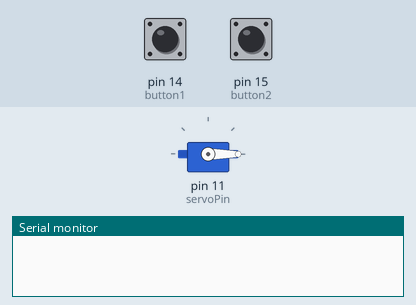
This sketch was run on a simulated Arduino Uno, built with avr-gcc and run on an emulated ATmega328P. On the bench: servo, the last lines printed to the serial monitor. The inputs (shaded band) are chosen by the test bench; at power-on: pin 14 (button1) LOW, pin 15 (button2) LOW.

Above: at 1.2 s.
1.3 s: pin 14 (button1) pulled HIGH for 3.2 s
At 6.1 s:
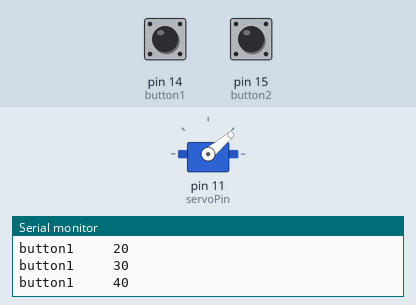
6.8 s: pin 14 (button1) pulled HIGH for 3.2 s
At 11.5 s:
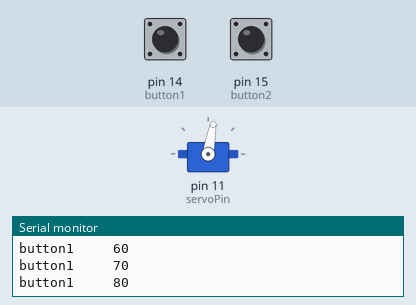
12.3 s: pin 14 (button1) pulled HIGH for 3.2 s
At 16.9 s:
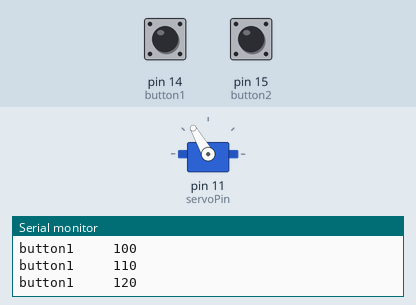
17.8 s: pin 14 (button1) pulled HIGH for 3.2 s
At 22.3 s:
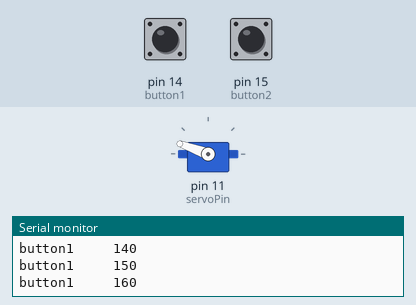
23.3 s: pin 15 (button2) pulled HIGH for 0.15 s
At 25.3 s:
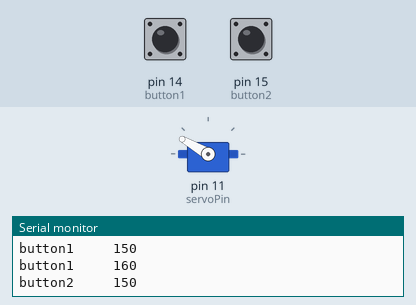
25.8 s: pin 15 (button2) pulled HIGH for 3.2 s
At 27.2 s:
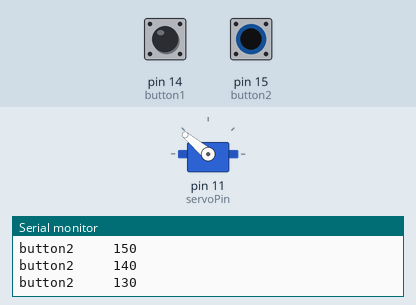
Timing chart, 0 to 31.3 s (numbered marks = the images above; inputs shaded):
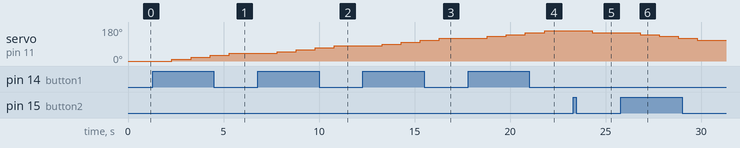

The sketch:

HW9_1_201824447.ino
```cpp
#include <Servo.h>

Servo myServo;
int servoPin = 11;
int button1 = 14;
int button2 = 15;
int angle=0;

void setup() {
  Serial.begin(9600);
  myServo.attach(servoPin);
  pinMode(button1, INPUT);
  pinMode(button2, INPUT);
}

void loop() {
  if(digitalRead(button1)){
    angle+=10;
    Serial.print("button1     ");
    Serial.println(angle);
    delay(1000);
  }
  if(digitalRead(button2)){
    angle-=10;
    Serial.print("button2     ");
    Serial.println(angle);
    delay(1000);
  }
  if(angle>180){
    angle=0;
  }
  if(angle<0){
    angle=180;
  }
  myServo.write(angle); // 각도 제어
}
```

Measured:
- after the input at 1.3 s, servo on pin 11 (servoPin): 0° → 10° after 1.0 s, → 20° 1.0 s later, → 30° 1.0 s later, → 40° 1.0 s later
- after the input at 6.8 s, servo on pin 11 (servoPin): 40° → 50° after 1.0 s, → 60° 1.0 s later, → 70° 1.0 s later, → 80° 1.0 s later
- after the input at 12.3 s, servo on pin 11 (servoPin): 80° → 90° after 1.0 s, → 100° 1.0 s later, → 110° 1.0 s later, → 120° 1.0 s later
- after the input at 17.8 s, servo on pin 11 (servoPin): 120° → 130° after 1.0 s, → 140° 1.0 s later, → 150° 1.0 s later, → 160° 1.0 s later
- after the input at 23.3 s, servo on pin 11 (servoPin): 160° → 150° after 1.0 s
- after the input at 25.8 s, servo on pin 11 (servoPin): 150° → 140° after 1.0 s, → 130° 1.0 s later, → 120° 1.0 s later, → 110° 1.0 s later
